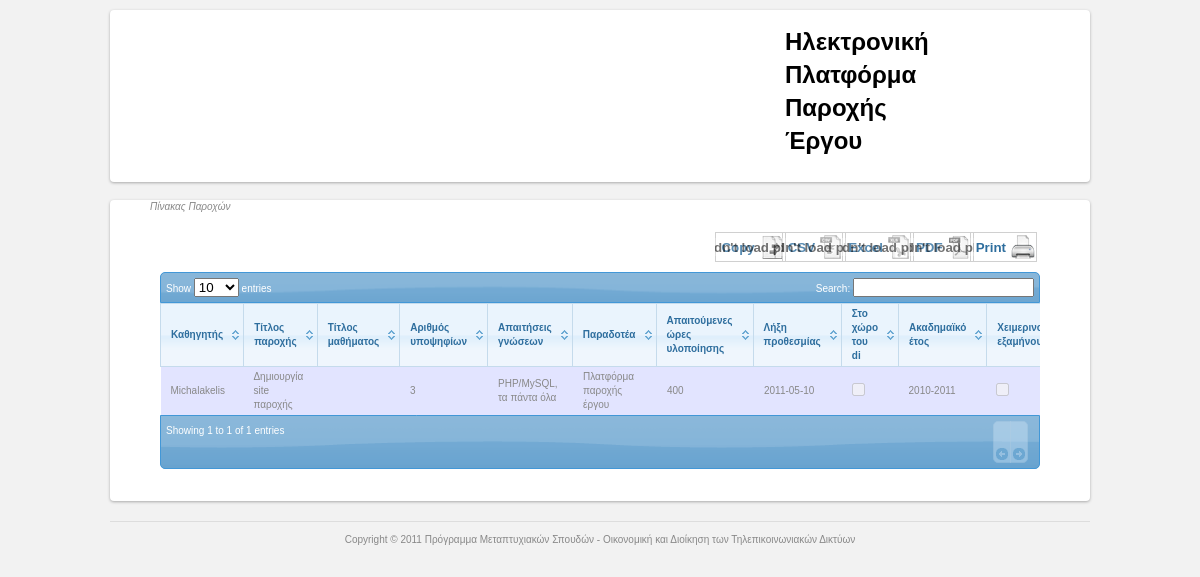
Page /professor/workoffers.php on the committed database.
### tables this page shows
create table if not exists work_offers (
    id int unsigned not null auto_increment primary key,
    professor_id int unsigned,
    title varchar(255),
    lesson varchar(255),
    candidates tinyint unsigned,
    requirements text,
    deliverables varchar(255),
    hours smallint unsigned,
    deadline date,
    at_di boolean,
    academic_year_id int unsigned,
    winter_semester boolean,
    is_available boolean,
    has_expired boolean,
    addressed_for tinyint(1) unsigned not null,  
    foreign key (professor_id) references users(id),
    foreign key (academic_year_id) references academic_year(id)
) character set 'utf8' collate 'utf8_general_ci';

create table if not exists users (
    id int unsigned not null auto_increment primary key,
    email varchar(255) not null,  
    passwd varchar(40) not null,  
    is_admin tinyint(1) unsigned default '0' not null,  
    name varchar(255),
    surname varchar(255),
    reg_numb varchar(10),  
    phone varchar(255),
    sex char(1),  
    cv text,  
    created timestamp default now(),  
    last_login timestamp  
) character set 'utf8' collate 'utf8_general_ci';

create table if not exists academic_year (
    id int unsigned not null auto_increment primary key,
    ayear varchar(10) not null,
    is_current boolean
) character set 'utf8' collate 'utf8_general_ci';

### includes/functions.php (called while the page is built, shortened)
<?php
	function get_surname_from_professor_id($professor_id)
	{
		global $con;
		$query1 = "SELECT surname FROM users WHERE id='$professor_id'";
		$result_set1 = mysql_query($query1,$con);
		$row1 = mysql_fetch_assoc($result_set1);
		return $row1;
	}
	function get_ayear_from_academic_year_id($academic_year_id)
	{
		global $con;
		$query2 = "SELECT ayear FROM academic_year WHERE id='$academic_year_id'";
		$result_set2 = mysql_query($query2,$con);
		$row2 = mysql_fetch_assoc($result_set2);
		return $row2;
	}
?>

### professor/workoffers.php (the view, shortened to what this page needs)
<!DOCTYPE html>
<html>
<head>
	<?php
		require_once($_SERVER['DOCUMENT_ROOT'].'/includes/head.php');
		require_once($_SERVER['DOCUMENT_ROOT'].'/includes/auth.php');
		require_once($_SERVER['DOCUMENT_ROOT'].'/includes/functions.php');
	 ?>
</head>
<body id="overview">
	<?php require_once($_SERVER['DOCUMENT_ROOT'].'/includes/header.php'); ?>
	<div id="globalfooter">
	<div class="content promos grid2col">
		<aside class="column first" id="optimized">
		<div id="container">
			<div class="full_width big">
				<i>Πίνακας Παροχών</i>
			</div>
			<form id="myForm"  method="POST" >
				<?php
					$query = "SELECT * FROM work_offers WHERE is_available=true AND has_expired=false";
					$result_set = mysql_query($query,$con);
				?>
				<div class="demo_jui" id="demo_jui">
				<table cellpadding="0" cellspacing="0" border="0" class="display" id="example" >
				<thead>
					<tr>
						<th>Καθηγητής</th>
						<th>Τίτλος παροχής</th>
						<th>Τίτλος μαθήματος</th>
						<th>Αριθμός υποψηφίων</th>
						<th>Απαιτήσεις γνώσεων</th>
						<th>Παραδοτέα </th>
						<th>Απαιτούμενες ώρες υλοποίησης</th>
						<th>Λήξη προθεσμίας</th>
						<th>Στο χώρο του di</th>
						<th>Ακαδημαϊκό έτος</th>
						<th>Χειμερινού εξαμήνου</th>
					</tr>
				</thead>
				<tbody>
				<?php	while($row = mysql_fetch_assoc($result_set))
						{
							echo "<tr>";
							extract($row);
							if($addressed_for==0)
								{$student_type="Μη εργαζόμενο";}
							elseif($addressed_for==1)
								{$student_type="Μερικώς εργαζόμενο";}
							else
								{$student_type="Πλήρως εργαζόμενο";}
							$row1 = get_surname_from_professor_id($professor_id);
							$row2 = get_ayear_from_academic_year_id($academic_year_id);
							echo "<td>$id</td><td>$row1[surname]</td>
								<td>$title</td><td>$lesson</td><td>$candidates</td><td>$requirements</td><td>$deliverables</td>
								<td>$hours</td><td>$deadline</td><td>";
							if($at_di==false)
								echo "<input type='checkbox' disabled='true'>";
							else
								echo"<input type='checkbox' disabled='true' checked='true'>";
							echo "</td><td>$row2[ayear]</td><td>";
							if($winter_semester==false)
								echo "<input type='checkbox' disabled='true'>";
							else
								echo"<input type='checkbox' disabled='true' checked='true'>";
							echo"</td><td>$student_type</td>";
							echo "</tr>";
						}
				?>
				</tbody>
				</table>
				<br />
				</div>
			</form>
		</div>
	</aside>
	</div>
	<?php require_once($_SERVER['DOCUMENT_ROOT'].'/includes/footer.php'); ?>
	</div>
</body>
</html>

### style.css (style rules this page uses)
html,body,div,ul,ol,li,dl,dt,dd,h1,h2,h3,h4,h5,h6,pre,form,p,blockquote,fieldset,input { margin: 0; padding: 0; }
h1,h2,h3,h4,h5,h6,pre,code,address,caption,cite,code,em,strong,th { font-size: 1em; font-weight: normal; font-style: normal; }
caption,th { text-align: left; }
table { border-collapse: collapse; border-spacing: 0; }
article, aside, footer, header, hgroup, nav, section, figure, figcaption { display: block; }
html { background-color:#fff; }
#container { width: 900px; margin: 0 auto; position: relative; }
.content { background: #fff; border: 1px solid; border-color: #e5e5e5 #dbdbdb #d2d2d2; -webkit-box-shadow: rgba(0,0,0,0.3) 0 1px 3px; -moz-box-shadow: rgba(0,0,0,0.3) 0 1px 3px; box-shadow: rgba(0,0,0,0.3) 0 1px 3px; }
.content:nth-child(1n) { border: none; }
.content, .rounded, .article .box { border-radius: 4px; -webkit-border-radius: 4px; -moz-border-radius: 4px; -o-border-radius: 4px; -khtml-border-radius: 4px; }
.column { float: left; }
.grid2col, .grid2cola, .grid2colb, .grid2colc, .grid2cold, .grid2cole, .grid2colf, .grid3col, .grid3cola, .grid4col, .grid5col, .grid6col { width: 100%; }
.grid2col .column { width: 49%; }
.column.first, .column.last { margin-left: 0 !important; }
#container:after, #content:after, .grid2col:after, .grid2cola:after, .grid2colb:after, .grid2colc:after, .grid2cold:after, .grid2cole:after, .grid2colf:after, .grid3col:after, .grid3cola:after, .grid4col:after, .grid5col:after, .grid6col:after { content: "."; display: block; height: 0; clear: both; visibility: hidden; }
#container, #content, .grid2col, .grid2cola, .grid2colb, .grid2colc, .grid2cold, .grid2cole, .grid2colf, .grid3col, .grid3cola, .grid4col, .grid5col, .grid6col { zoom: 1; }
body { font: 12px/18px "Lucida Grande", "Lucida Sans Unicode", Helvetica, Arial, Verdana, sans-serif; background-color: transparent; color: #333; -webkit-font-smoothing: antialiased; }
em, i, cite { font-style: italic; }
#globalfooter { width: 980px; color: #888; font-size: 10px; margin: 18px auto 0; padding-bottom: 36px; text-align: left !important; }
#globalfooter form { margin: 18px 10px; }
* { -webkit-touch-callout: none; }
header, footer, article, section, nav, aside { display: block; }
html, body { background-color: #f2f2f2; }
#optimized, #overview #showcase { clear: left; }
.promos { width:980px; margin:0 auto 2em; line-height:1.4; }
.promos .column.first { width:450px; padding:0 0 0 40px; }

### dataTables/css/demo_table_jui.css (style rules this page uses)
table.display thead th { padding: 3px 0px 3px 10px; cursor: pointer; * cursor: hand; }
table.display { margin: 0 auto; width: 100%; clear: both; border-collapse: collapse; }
table.display td { padding: 3px 10px; }
tr.odd { background-color: #E2E4FF; }

### rows in the picture
work_offers: professor.surname "Michalakelis", title "Δημιουργία site παροχής", candidates "3", requirements "PHP/MySQL, τα πάντα όλα", deliverables "Πλατφόρμα παροχής έργου", hours "400", deadline "2011-05-10", academic_year.ayear "2010-2011"
